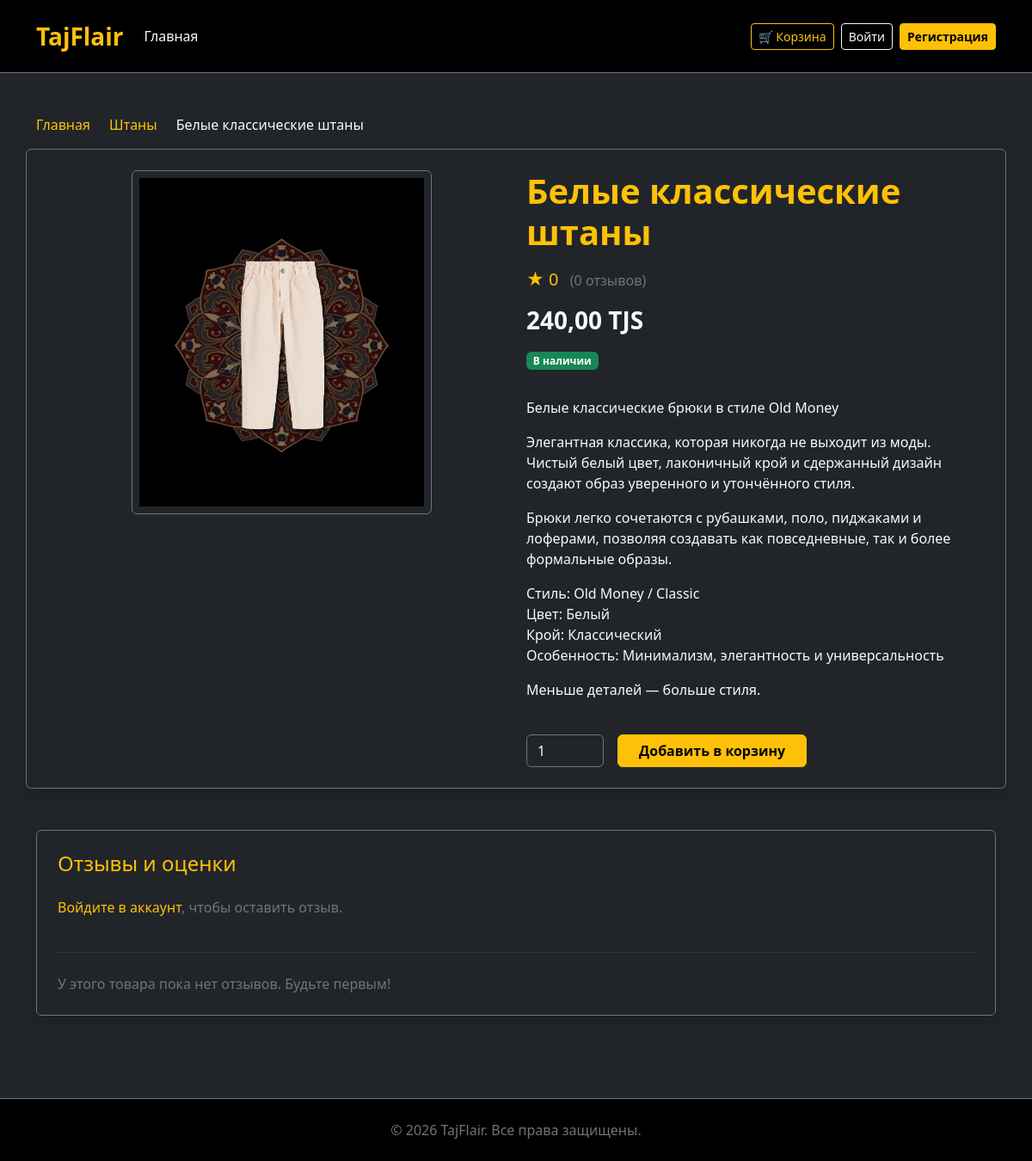
Page /product/3/ on the committed database.
### shop/models.py (models this page shows, shortened)
class Product(models.Model):
  category = models.ForeignKey(
      Category,
      related_name="products",
      on_delete=models.CASCADE,
      null=True,
      blank=True,
      verbose_name="Категория",
  )
  title = models.CharField(max_length=255, verbose_name="Название")
  description = models.TextField(blank=True, verbose_name="Описание")
  price = models.DecimalField(
      max_digits=10, decimal_places=2, verbose_name="Цена"
  )
  image = models.ImageField(
      upload_to="products/", blank=True, null=True, verbose_name="Изображение"
  )
  is_available = models.BooleanField(default=True, verbose_name="В наличии")
  class Meta:
    verbose_name = "Товар"
    verbose_name_plural = "Товары"
  def get_image_url(self):
    if hasattr(self, "image") and self.image:
      return self.image.url
    if hasattr(self, "photo") and self.photo:
      return self.photo.url
    if hasattr(self, "img") and self.img:
      return self.img.url
    return ""
  def get_average_rating(self):
    reviews = self.reviews.all()
    if reviews.exists():
      return round(sum(r.rating for r in reviews) / reviews.count(), 1)
    return 0

class Category(models.Model):
  name = models.CharField(max_length=200, verbose_name="Название")
  slug = models.SlugField(unique=True, verbose_name="Slug")
  class Meta:
    verbose_name = "Категория"
    verbose_name_plural = "Категории"

### shop/views.py (the view, shortened to what this page needs)
# urls.py: path('product/<int:pk>/', views.product_detail, name='product_detail'),
def product_detail(request, pk):
  product = get_object_or_404(Product, pk=pk)
  reviews = product.reviews.all()
  return render(
      request,
      "shop/product_detail.html",
      {
          "product": product,
          "reviews": reviews,
      },
  )

### shop/context_processors.py (called while the page is built)
def cart(request):
    return {'cart': Cart(request)}

### shop/templates/shop/product_detail.html (shortened to what this page needs)
{% extends 'base.html' %}
{% block content %}
<div class="container my-5">
    <nav aria-label="breadcrumb">
        <ol class="breadcrumb">
            <li class="breadcrumb-item"><a href="{% url 'home' %}" class="text-warning text-decoration-none">Главная</a></li>
            {% if product.category %}
                <li class="breadcrumb-item"><a href="{% url 'product_list_by_category' product.category.slug %}" class="text-warning text-decoration-none">{{ product.category.name }}</a></li>
            {% endif %}
            <li class="breadcrumb-item active text-light" aria-current="page">{{ product.title }}</li>
        </ol>
    </nav>
    <div class="row bg-dark text-light border border-secondary rounded p-4 shadow">
        <div class="col-md-6 text-center mb-4 mb-md-0">
            {% if product.get_image_url %}
                <img src="{{ product.get_image_url }}" alt="{{ product.title }}" class="img-fluid rounded border border-secondary p-2 bg-dark" style="max-height: 400px; object-fit: contain;">
            {% else %}
                <div class="bg-secondary text-center py-5 rounded" style="min-height: 300px;">
                    <span class="text-light fs-4">Нет изображения</span>
                </div>
            {% endif %}
        </div>
        <div class="col-md-6 d-flex flex-column justify-content-between">
            <div>
                <h1 class="text-warning fw-bold mb-3">{{ product.title }}</h1>
                <div class="mb-3">
                    <span class="text-warning fs-5">
                        ★ {{ product.get_average_rating }}
                    </span>
                    <span class="text-secondary ms-2">({{ reviews.count }} отзывов)</span>
                </div>
                <h3 class="fw-bold mb-3">{{ product.price }} TJS</h3>
                {% if product.is_available %}
                    <span class="badge bg-success mb-3">В наличии</span>
                {% else %}
                    <span class="badge bg-danger mb-3">Нет в наличии</span>
                {% endif %}
                <p class="text-light mt-3">{{ product.description|linebreaks }}</p>
            </div>
            {% if product.is_available %}
                <form action="{% url 'cart_add' product.id %}" method="get" class="d-flex align-items-center mt-4">
                    <input type="number" name="quantity" value="1" min="1" class="form-control bg-dark text-light border-secondary me-3" style="width: 90px;">
                    <button type="submit" class="btn btn-warning fw-bold px-4">Добавить в корзину</button>
                </form>
            {% endif %}
        </div>
    </div>
    <div class="mt-5 card bg-dark text-light border-secondary p-4 shadow">
        <h4 class="text-warning mb-4">Отзывы и оценки</h4>
        {% if user.is_authenticated %}
            <form method="post" class="mb-4 p-3 border border-secondary rounded">
                {% csrf_token %}
                <div class="mb-3">
                    <label class="form-label fw-bold">Ваша оценка:</label>
                    <select name="rating" class="form-select bg-dark text-light border-secondary" style="max-width: 180px;" required>
                        <option value="5">5 ⭐⭐⭐⭐⭐</option>
                        <option value="4">4 ⭐⭐⭐⭐</option>
                        <option value="3">3 ⭐⭐⭐</option>
                        <option value="2">2 ⭐⭐</option>
                        <option value="1">1 ⭐</option>
                    </select>
                </div>
                <div class="mb-3">
                    <label class="form-label fw-bold">Ваш отзыв:</label>
                    <textarea name="comment" class="form-control bg-dark text-light border-secondary" rows="3" required placeholder="Напишите ваше впечатление о товаре..."></textarea>
                </div>
                <button type="submit" class="btn btn-warning fw-bold">Оставить отзыв</button>
            </form>
        {% else %}
            <p class="text-secondary">
                <a href="{% url 'login' %}" class="text-warning text-decoration-none">Войдите в аккаунт</a>, чтобы оставить отзыв.
            </p>
        {% endif %}
        <hr class="border-secondary my-4">
        {% if reviews %}
            <div class="d-flex flex-column gap-3">
                {% for review in reviews %}
                    <div class="p-3 border border-secondary rounded bg-dark">
                        <div class="d-flex justify-content-between align-items-center mb-2">
                            <strong class="text-warning">{{ review.user.username }}</strong>
                            <span class="text-warning">
                                {% for i in "12345" %}
                                    {% if forloop.counter <= review.rating %}★{% else %}☆{% endif %}
                                {% endfor %}
                            </span>
                        </div>
                        <p class="mb-2 text-light">{{ review.comment }}</p>
                        <small class="text-secondary">{{ review.created_at|date:"d.m.Y H:i" }}</small>
                    </div>
                {% endfor %}
            </div>
        {% else %}
            <p class="text-secondary mb-0">У этого товара пока нет отзывов. Будьте первым!</p>
        {% endif %}
    </div>
</div>
{% endblock %}

### rows in the picture
Product: category.name "Штаны", title "Белые классические штаны", get_image_url (picture), get_average_rating "0", count "0", price "240,00", description "Белые классические брюки в стиле Old Money Элегантная классика, которая никогда не выходит из моды. Чистый белый цвет, лаконичный крой и сдержанный дизайн создают образ уверенного и утончённого стиля. Брюки легко сочетаются с рубашками, поло, пиджаками и лоферами, позволяя создавать как повседневные, так и более формальные образы. Стиль: Old Money / Classic Цвет: Белый Крой: Классический Особенность: Минимализм, элегантность и универсальность Меньше деталей — больше стиля."
